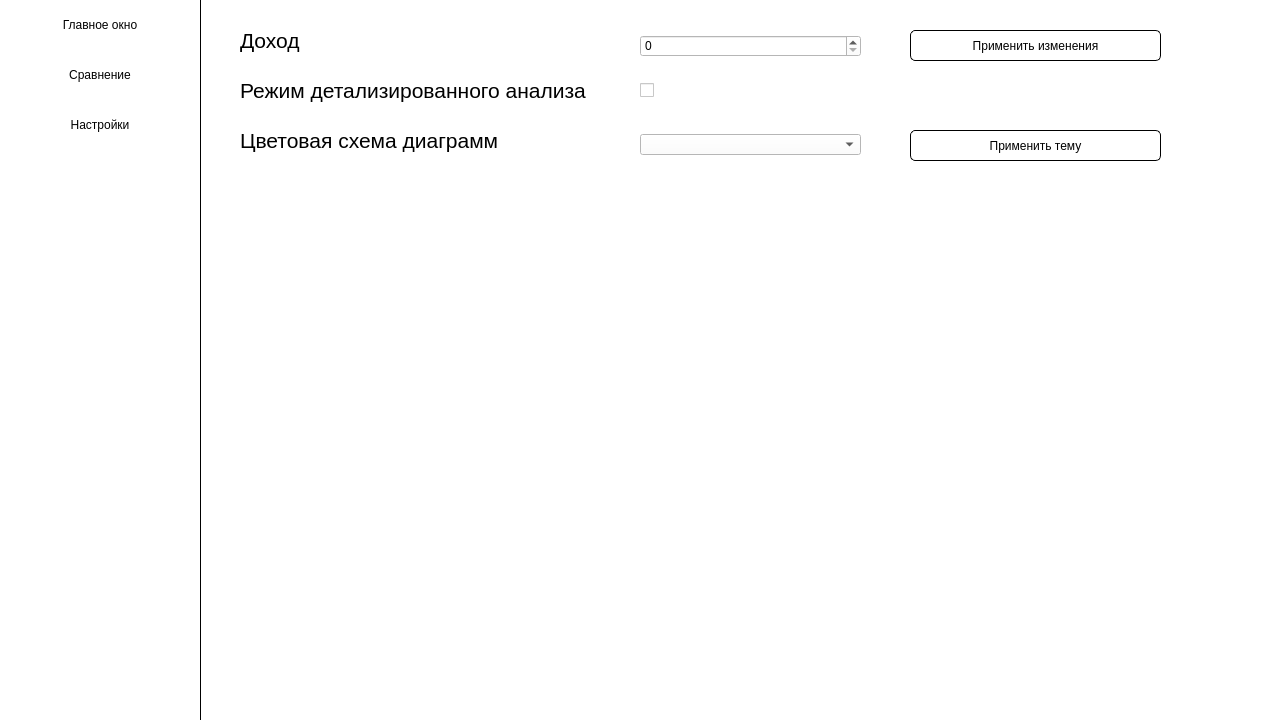
<?xml version="1.0" encoding="UTF-8"?>
<ui version="4.0">
 <class>Form</class>
 <widget class="QWidget" name="Form">
  <property name="geometry">
   <rect>
    <x>0</x>
    <y>0</y>
    <width>1280</width>
    <height>720</height>
   </rect>
  </property>
  <property name="windowTitle">
   <string>Form</string>
  </property>
  <property name="styleSheet">
   <string notr="true">background-color: white;</string>
  </property>
  <widget class="QFrame" name="frame">
   <property name="geometry">
    <rect>
     <x>200</x>
     <y>0</y>
     <width>1</width>
     <height>730</height>
    </rect>
   </property>
   <property name="styleSheet">
    <string notr="true">background-color: black;</string>
   </property>
   <property name="frameShape">
    <enum>QFrame::StyledPanel</enum>
   </property>
   <property name="frameShadow">
    <enum>QFrame::Raised</enum>
   </property>
  </widget>
  <widget class="QPushButton" name="main_window_button">
   <property name="geometry">
    <rect>
     <x>0</x>
     <y>0</y>
     <width>200</width>
     <height>50</height>
    </rect>
   </property>
   <property name="styleSheet">
    <string notr="true">border: none;</string>
   </property>
   <property name="text">
    <string>Главное окно</string>
   </property>
  </widget>
  <widget class="QPushButton" name="comparison_window_button">
   <property name="geometry">
    <rect>
     <x>0</x>
     <y>50</y>
     <width>200</width>
     <height>50</height>
    </rect>
   </property>
   <property name="styleSheet">
    <string notr="true">border: none;</string>
   </property>
   <property name="text">
    <string>Сравнение</string>
   </property>
  </widget>
  <widget class="QPushButton" name="settings_button">
   <property name="geometry">
    <rect>
     <x>0</x>
     <y>100</y>
     <width>200</width>
     <height>50</height>
    </rect>
   </property>
   <property name="styleSheet">
    <string notr="true">border: none;</string>
   </property>
   <property name="text">
    <string>Настройки</string>
   </property>
  </widget>
  <widget class="QLabel" name="detailed_analys_lbl">
   <property name="geometry">
    <rect>
     <x>240</x>
     <y>70</y>
     <width>391</width>
     <height>41</height>
    </rect>
   </property>
   <property name="font">
    <font>
     <pointsize>16</pointsize>
    </font>
   </property>
   <property name="text">
    <string>Режим детализированного анализа</string>
   </property>
  </widget>
  <widget class="QCheckBox" name="detailed_analys_ind">
   <property name="geometry">
    <rect>
     <x>640</x>
     <y>70</y>
     <width>41</width>
     <height>41</height>
    </rect>
   </property>
   <property name="font">
    <font>
     <pointsize>8</pointsize>
    </font>
   </property>
   <property name="styleSheet">
    <string notr="true">QCheckbox::indicator{
	width:  33px;
    height: 33px;
}</string>
   </property>
   <property name="text">
    <string/>
   </property>
  </widget>
  <widget class="QLabel" name="set_theme_lbl">
   <property name="geometry">
    <rect>
     <x>240</x>
     <y>115</y>
     <width>391</width>
     <height>51</height>
    </rect>
   </property>
   <property name="font">
    <font>
     <pointsize>16</pointsize>
    </font>
   </property>
   <property name="text">
    <string>Цветовая схема диаграмм</string>
   </property>
  </widget>
  <widget class="QComboBox" name="set_theme_combo_box">
   <property name="geometry">
    <rect>
     <x>640</x>
     <y>134</y>
     <width>221</width>
     <height>21</height>
    </rect>
   </property>
   <property name="styleSheet">
    <string notr="true"/>
   </property>
  </widget>
  <widget class="QPushButton" name="set_theme_btn">
   <property name="geometry">
    <rect>
     <x>910</x>
     <y>130</y>
     <width>251</width>
     <height>31</height>
    </rect>
   </property>
   <property name="styleSheet">
    <string notr="true">border: 1px solid black;
border-radius: 5px;</string>
   </property>
   <property name="text">
    <string>Применить тему</string>
   </property>
  </widget>
  <widget class="QLabel" name="salary_label">
   <property name="geometry">
    <rect>
     <x>240</x>
     <y>20</y>
     <width>391</width>
     <height>41</height>
    </rect>
   </property>
   <property name="font">
    <font>
     <pointsize>16</pointsize>
    </font>
   </property>
   <property name="text">
    <string>Доход</string>
   </property>
  </widget>
  <widget class="QSpinBox" name="salary_spin_box">
   <property name="geometry">
    <rect>
     <x>640</x>
     <y>35</y>
     <width>221</width>
     <height>22</height>
    </rect>
   </property>
   <property name="maximum">
    <number>999999999</number>
   </property>
  </widget>
  <widget class="QPushButton" name="set_salary_btn">
   <property name="geometry">
    <rect>
     <x>910</x>
     <y>30</y>
     <width>251</width>
     <height>31</height>
    </rect>
   </property>
   <property name="styleSheet">
    <string notr="true">border: 1px solid black;
border-radius: 5px;</string>
   </property>
   <property name="text">
    <string>Применить изменения</string>
   </property>
  </widget>
 </widget>
 <resources/>
 <connections/>
</ui>
